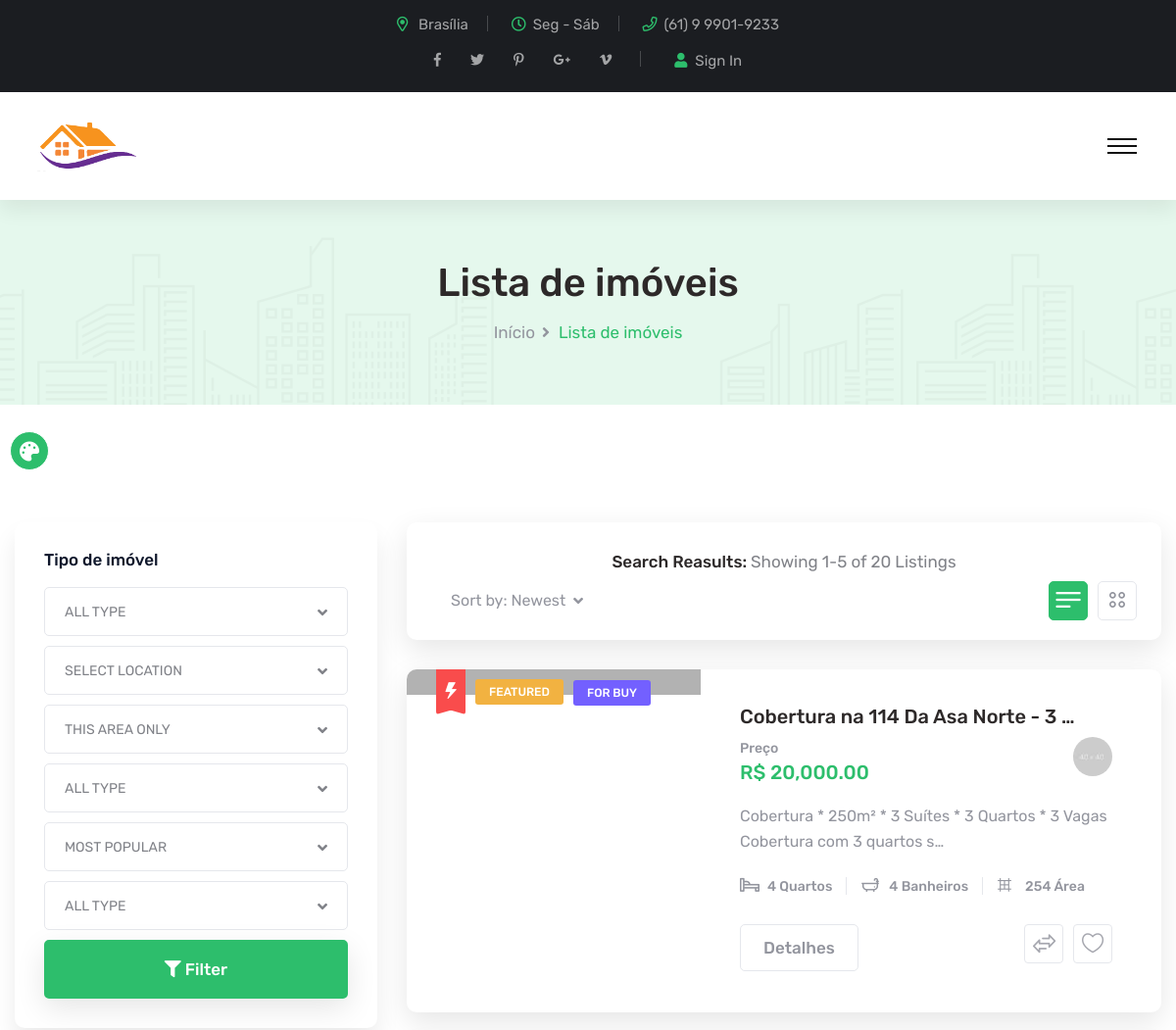
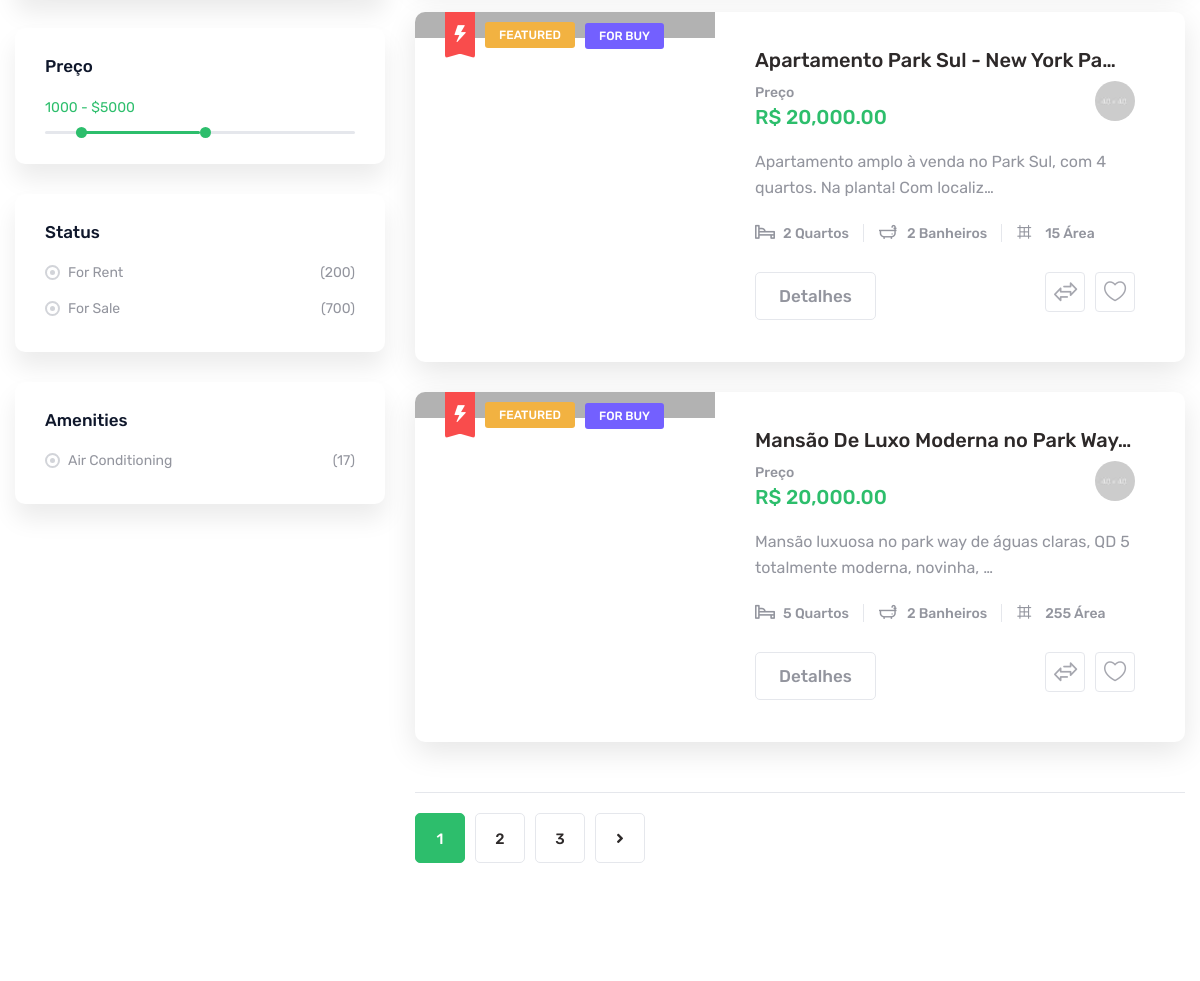
The app's page /lista-de-propriedades/ (upper part), older data (2 pictures, top to bottom).
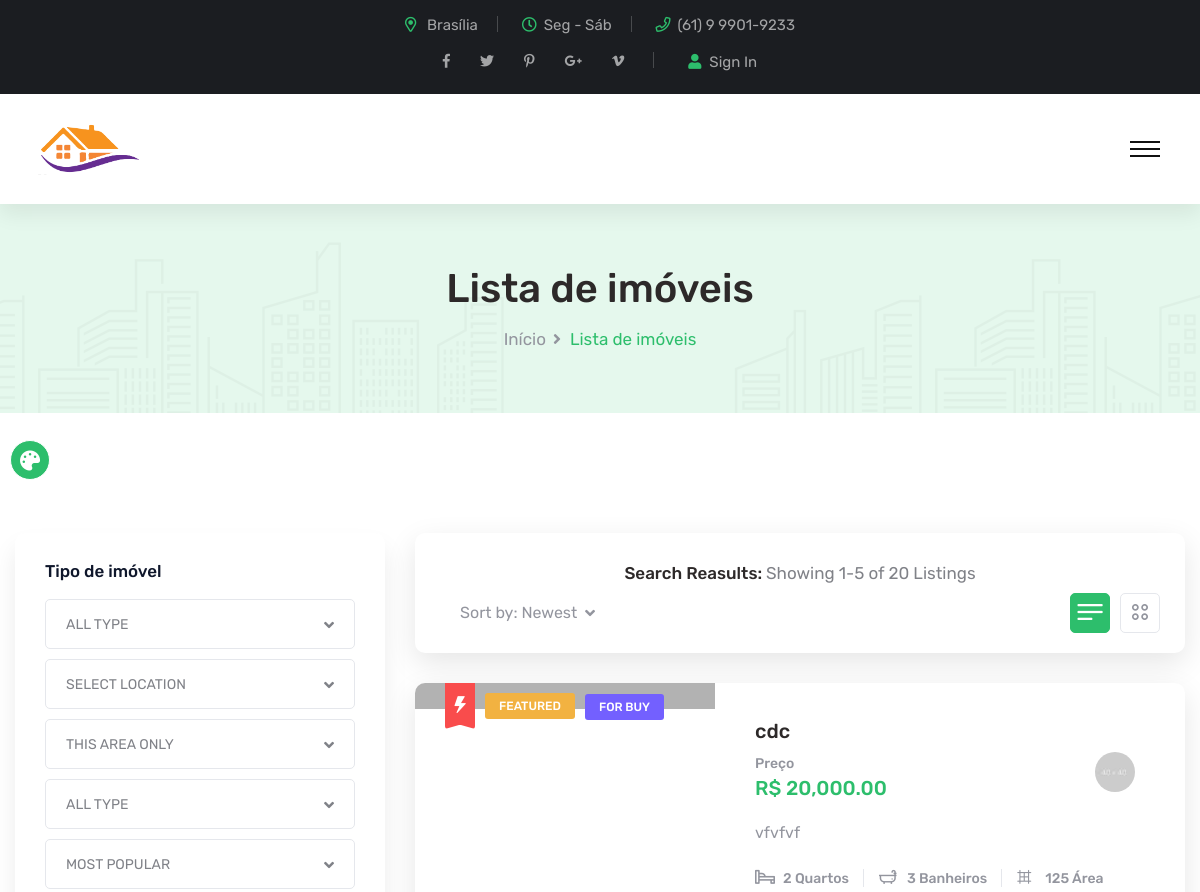
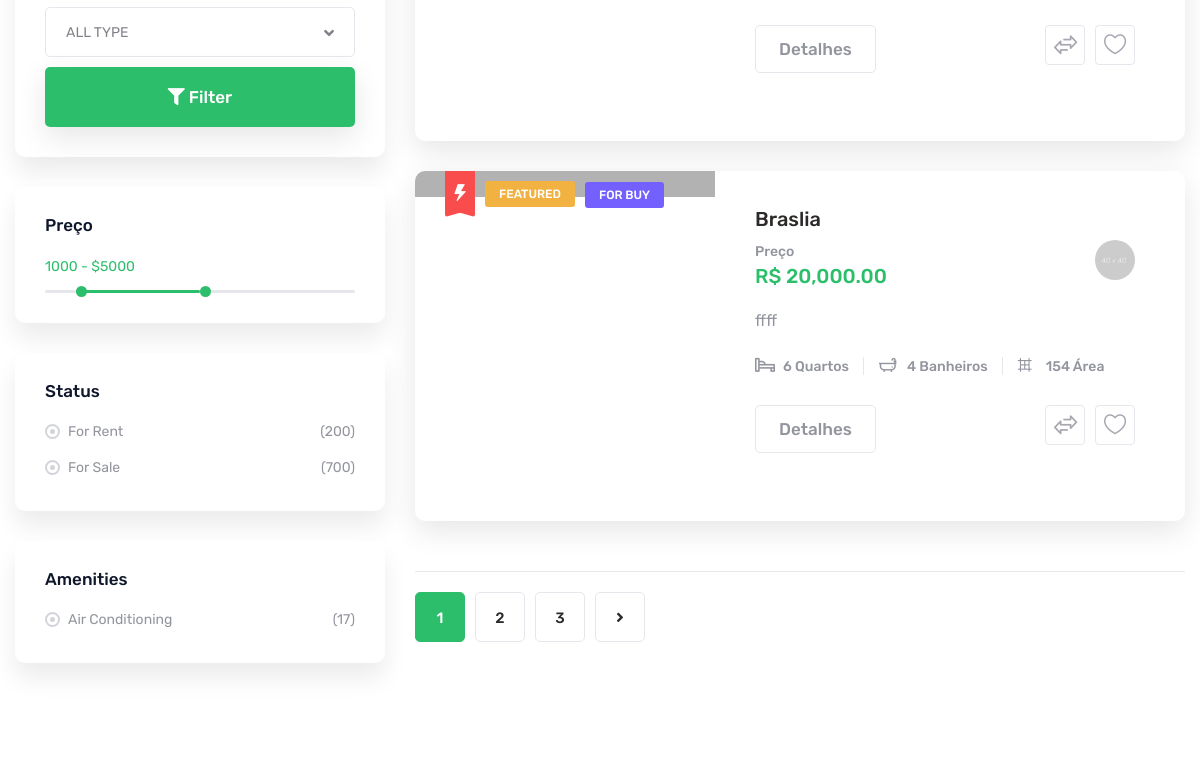
The same page, newer data (2 pictures, top to bottom).
### home/models.py (models this page shows, shortened)
class Property(models.Model):
	cover = StdImageField('Imagem', upload_to='cover', null=True, blank=True, variations={'thumb': {'width': 300, 'height': 350, 'crop': True }})
	agent = models.ForeignKey(Agent, on_delete=models.CASCADE)
	title = models.CharField('Título', max_length=255)
	category = models.ForeignKey(Category, on_delete=models.CASCADE)
	slug = models.SlugField('Slug', max_length=255, unique=True, null=True, blank=True)
	content = models.TextField('Descrição', )
	price = models.IntegerField('Preço',)
	address = models.TextField('Endereço',)
	NUMBER_CHOICES = (
		('1', '1'),
		('2', '2'),
		('3', '3'),
		('4', '4'),
		('5', '5'),
		('6', '6'),
		)
	rooms =  models.CharField('Quartos', max_length=255, choices=NUMBER_CHOICES)
	bathrooms = models.CharField('Banheiros', max_length=255, choices=NUMBER_CHOICES)
	garage_size = models.CharField('Vagas', max_length=255, choices=NUMBER_CHOICES)
	area = models.IntegerField('Área', )
	TYPE_CHOICES = (
		('sale', 'Venda'),
		('rent', 'Aluguel'),
		)
	type_property = models.CharField('Venda ou Aluguel?', max_length=255, choices=TYPE_CHOICES)
	plant = StdImageField('Planta', upload_to='Plant', null=True, blank=True, variations={'thumb': {'width': 439, 'height': 337, 'crop': True }})
	state = models.ForeignKey(State, on_delete=models.CASCADE)
	city = models.ForeignKey(City, on_delete=models.CASCADE)
	district = models.ForeignKey(District, on_delete=models.CASCADE)
	zipcode = models.CharField('CEP', max_length=255)
	google_maps = models.TextField()
	class Meta:
		verbose_name = 'Imóvel'
		verbose_name_plural = 'Imóveis'

### home/views.py (the view)
# urls.py: path('lista-de-propriedades/', views.property_list, name='lista-de-propriedades'),
def property_list(request):
	property = Property.objects.all()
	context = {
		'property_list': property
	}
	return render(request, 'lista-de-propriedades.html', context)

### home/templates/lista-de-propriedades.html (shortened to what this page needs)
{% load static %}
<!DOCTYPE html>
<html lang="en">
<head>
{% include 'includes/css.html' %}
</head>
<body>
    <div class="boxed_wrapper">
        {% include 'includes/header.html' %}
        <section class="page-title-two bg-color-1 centred">
            <div class="pattern-layer">
                <div class="pattern-1" style="background-image: url({% static 'assets/images/shape/shape-9.png' %});"></div>
                <div class="pattern-2" style="background-image: url(assets/images/shape/shape-10.png);"></div>
            </div>
            <div class="auto-container">
                <div class="content-box clearfix">
                    <h1>Lista de imóveis</h1>
                    <ul class="bread-crumb clearfix">
                        <li><a href="/">Início</a></li>
                        <li>Lista de imóveis</li>
                    </ul>
                </div>
            </div>
        </section>
        <section class="property-page-section property-list">
            <div class="auto-container">
                <div class="row clearfix">
                    <div class="col-lg-4 col-md-12 col-sm-12 sidebar-side">
                        <div class="default-sidebar property-sidebar">
                            <div class="filter-widget sidebar-widget">
                                <div class="widget-title">
                                    <h5>Tipo de imóvel</h5>
                                </div>
                                <div class="widget-content">
                                    <div class="select-box">
                                    </div>
                                    <div class="select-box">
                                    </div>
                                    <div class="select-box">
                                    </div>
                                    <div class="select-box">
                                    </div>
                                    <div class="select-box">
                                    </div>
                                    <div class="select-box">
                                    </div>
                                    <div class="filter-btn">
                                        <button type="submit" class="theme-btn btn-one"><i class="fas fa-filter"></i>&nbsp;Filter</button>
                                    </div>
                                </div>
                            </div>
                            <div class="price-filter sidebar-widget">
                                <div class="widget-title">
                                    <h5>Preço</h5>
                                </div>
                                <div class="range-slider clearfix">
                                    <div class="clearfix">
                                        <div class="input">
                                            <input type="text" class="property-amount" name="field-name" readonly="">
                                        </div>
                                    </div>
                                    <div class="price-range-slider"></div>
                                </div>
                            </div>
                            <div class="category-widget sidebar-widget">
                                <div class="widget-title">
                                    <h5>Status</h5>
                                </div>
                                <ul class="category-list clearfix">
                                    <li><a href="property-details.html">For Rent <span>(200)</span></a></li>
                                    <li><a href="property-details.html">For Sale <span>(700)</span></a></li>
                                </ul>
                            </div>
                            <div class="category-widget sidebar-widget">
                                <div class="widget-title">
                                    <h5>Amenities</h5>
                                </div>
                                <ul class="category-list clearfix">
                                    <li><a href="property-details.html">Air Conditioning <span>(17)</span></a></li>
                                </ul>
                            </div>
                        </div>
                    </div>
                    <div class="col-lg-8 col-md-12 col-sm-12 content-side">
                        <div class="property-content-side">
                            <div class="item-shorting clearfix">
                                <div class="left-column pull-left">
                                    <h5>Search Reasults: <span>Showing 1-5 of 20 Listings</span></h5>
                                </div>
                                <div class="right-column pull-right clearfix">
                                    <div class="short-box clearfix">
                                    </div>
                                    <div class="short-menu clearfix">
                                        <button class="list-view on"><i class="icon-35"></i></button>
                                        <button class="grid-view"><i class="icon-36"></i></button>
                                    </div>
                                </div>
                            </div>
                            <div class="wrapper list">
                                <div class="deals-list-content list-item">
                                    {% for property in property_list %}
                                    <div class="deals-block-one">
                                        <div class="inner-box">
                                            <div class="image-box">
                                                <figure class="image"><img src="{{ property.cover.thumb.url }}" alt=""></figure>
                                                <div class="batch"><i class="icon-11"></i></div>
                                                <span class="category">Featured</span>
                                                <div class="buy-btn"><a href="property-details.html">For Buy</a></div>
                                            </div>
                                            <div class="lower-content">
                                                <div class="title-text"><h4><a href="property-details.html">{{ property.title|truncatechars:35 }}</a></h4></div>
                                                <div class="price-box clearfix">
                                                    <div class="price-info pull-left">
                                                        <h6>Preço</h6>
                                                        <h4>R$ 20,000.00</h4>
                                                    </div>
                                                    <div class="author-box pull-right">
                                                        <figure class="author-thumb">
                                                            <img src="assets/images/feature/author-1.jpg" alt="">
                                                        </figure>
                                                    </div>
                                                </div>
                                                <p>{{ property.content|truncatechars:80 }}</p>
                                                <ul class="more-details clearfix">
                                                    <li><i class="icon-14"></i>{{ property.rooms }} Quartos</li>
                                                    <li><i class="icon-15"></i>{{ property.bathrooms }} Banheiros</li>
                                                    <li><i class="icon-16"></i>{{ property.area }} Área</li>
                                                </ul>
                                                <div class="other-info-box clearfix">
                                                    <div class="btn-box pull-left"><a href="property-details.html" class="theme-btn btn-two">Detalhes</a></div>
                                                    <ul class="other-option pull-right clearfix">
                                                        <li><a href="property-details.html"><i class="icon-12"></i></a></li>
                                                        <li><a href="property-details.html"><i class="icon-13"></i></a></li>
                                                    </ul>
                                                </div>
                                            </div>
                                        </div>
                                    </div>
                                    {% endfor %}
                                </div>
                            </div>
                            <div class="pagination-wrapper">
                                <ul class="pagination clearfix">
                                    <li><a href="property-list.html" class="current">1</a></li>
                                    <li><a href="property-list.html">2</a></li>
                                    <li><a href="property-list.html">3</a></li>
                                    <li><a href="property-list.html"><i class="fas fa-angle-right"></i></a></li>
                                </ul>
                            </div>
                        </div>
                    </div>
                </div>
            </div>
        </section>
    </div>
</body>
</html>

### home/templates/includes/css.html (shortened to what this page needs)
{% load static %}
<link href="{% static 'assets/css/font-awesome-all.css' %}" rel="stylesheet">
<link href="{% static 'assets/css/flaticon.css' %}" rel="stylesheet">
<link href="{% static 'assets/css/owl.css' %}" rel="stylesheet">
<link href="{% static 'assets/css/bootstrap.css' %}" rel="stylesheet">
<link href="{% static 'assets/css/jquery.fancybox.min.css' %}" rel="stylesheet">
<link href="{% static 'assets/css/animate.css' %}" rel="stylesheet">
<link href="{% static 'assets/css/jquery-ui.css' %}" rel="stylesheet">
<link href="{% static 'assets/css/nice-select.css' %}" rel="stylesheet">
<link href="{% static 'assets/css/color/theme-color.css' %}" id="jssDefault" rel="stylesheet">
<link href="{% static 'assets/css/switcher-style.css' %}" rel="stylesheet">
<link href="{% static 'assets/css/style.css' %}" rel="stylesheet">
<link href="{% static 'assets/css/responsive.css' %}" rel="stylesheet">

### home/templates/includes/header.html (shortened to what this page needs)
        {% load static %}
        <div class="switcher">
            <div class="switch_btn">
                <button><i class="fas fa-palette"></i></button>
            </div>
        </div>
        <header class="main-header">
            <div class="header-top">
                <div class="top-inner clearfix">
                    <div class="left-column pull-left">
                        <ul class="info clearfix">
                            <li><i class="far fa-map-marker-alt"></i>Brasília</li>
                            <li><i class="far fa-clock"></i>Seg - Sáb</li>
                            <li><i class="far fa-phone"></i><a href="tel:2512353256">(61) 9 9901-9233</a></li>
                        </ul>
                    </div>
                    <div class="right-column pull-right">
                        <ul class="social-links clearfix">
                            <li><a href="index.html"><i class="fab fa-facebook-f"></i></a></li>
                            <li><a href="index.html"><i class="fab fa-twitter"></i></a></li>
                            <li><a href="index.html"><i class="fab fa-pinterest-p"></i></a></li>
                            <li><a href="index.html"><i class="fab fa-google-plus-g"></i></a></li>
                            <li><a href="index.html"><i class="fab fa-vimeo-v"></i></a></li>
                        </ul>
                        <div class="sign-box">
                            <a href="/"><i class="fas fa-user"></i>Sign In</a>
                        </div>
                    </div>
                </div>
            </div>
            <div class="header-lower">
                <div class="outer-box">
                    <div class="main-box">
                        <div class="logo-box">
                            <figure class="logo"><a href="/"><img src="{% static 'assets/images/logo.png' %}" alt=""></a></figure>
                        </div>
                        <div class="menu-area clearfix">
                            <div class="mobile-nav-toggler">
                                <i class="icon-bar"></i>
                                <i class="icon-bar"></i>
                                <i class="icon-bar"></i>
                            </div>
                        </div>
                    </div>
                </div>
            </div>
        </header>

### home/templates/includes/footer.html (shortened to what this page needs)
        {% load static  %}

### home/templates/includes/js.html (shortened to what this page needs)
    {% load static %}

Row changes from the older to the newer data that the page shows:
removed Property: title "Mansão De Luxo Moderna no Park Way…", content "Mansão luxuosa no park way de águas claras, QD 5 totalmente moderna, novinha, …", rooms "5", bathrooms "2", area "255"
changed Property: title "Cobertura na 114 Da Asa Norte - 3 …" → "cdc"; content "Cobertura * 250m² * 3 Suítes * 3 Quartos * 3 Vagas Cobertura com 3 quartos s…" → "vfvfvf"; rooms "4" → "2"; bathrooms "4" → "3"; area "254" → "125"
changed Property: title "Apartamento Park Sul - New York Pa…" → "Braslia"; content "Apartamento amplo à venda no Park Sul, com 4 quartos. Na planta! Com localiz…" → "ffff"; rooms "2" → "6"; bathrooms "2" → "4"; area "15" → "154"
